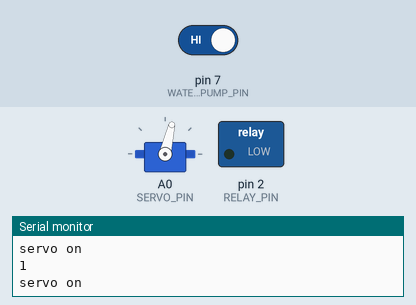
A sketch run on a simulated Arduino Uno, built with avr-gcc and run on an emulated ATmega328P. On the bench: servo, switched loads named in the sketch (green lamp = pin HIGH), the last lines printed to the serial monitor. Inputs (shaded band) come from the test bench; at power-on: pin 7 (WATER_PUMP_PIN) HIGH.

Above: at 1.2 s.
1.3 s: pin 7 (WATER_PUMP_PIN) driven LOW
At 2.91 s:
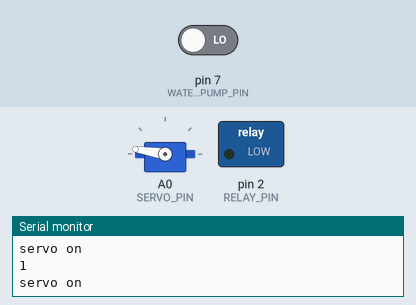
At 6.7 s:
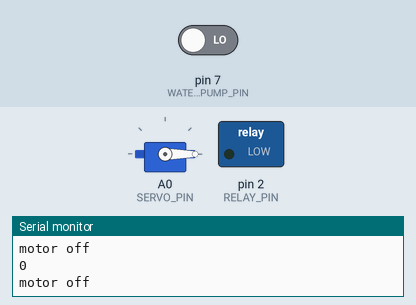
Timing chart, 0 to 8.2 s (numbered marks = the images above; inputs shaded):
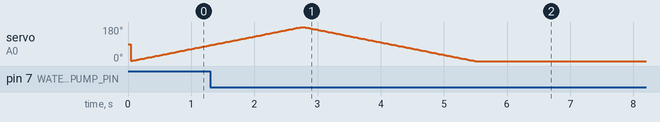

The sketch:

SERVO-UNO.ino
```cpp
#include <Servo.h>

#define RELAY_PIN 2        // Pin number for the relay
#define SERVO_PIN A0       // Pin number for the servo motor
#define WATER_PUMP_PIN 7   // Pin number for the water pump control

Servo myservo;            // Servo object to control the servo motor
unsigned long previousMillis = 0; // Variable to store previous time for servo motor
const unsigned long servoInterval = 10; // Interval to run the servo motor (in milliseconds)
const unsigned long servoOffTime = 10;  // Time to turn off the servo motor (in milliseconds)
bool motorRunning = false; // Flag to indicate if motor is currently running

void setup() {
  pinMode(RELAY_PIN, OUTPUT);   // Set relay pin as output
  digitalWrite(RELAY_PIN, LOW); // Turn off the relay pin initially
  pinMode(WATER_PUMP_PIN, INPUT_PULLUP); // Set water pump control pin as input with internal pull-up resistor
  myservo.attach(SERVO_PIN);    // Attach servo motor to the respective pin
  Serial.begin(9600);          // Start serial communication
}

void loop() {
  unsigned long currentMillis = millis();  // Get current time
  int waterPumpStatus = digitalRead(WATER_PUMP_PIN); // Read water pump control pin
   Serial.println(waterPumpStatus);
  // Run the servo motor for 5 seconds if water pump control pin is HIGH
  if (waterPumpStatus == HIGH) {
    Serial.println("servo on");
    if (currentMillis - previousMillis >= servoInterval) {
      previousMillis = currentMillis;
      for (int pos = 0; pos <= 180; pos += 1) {
        myservo.write(pos);
        delay(15);
      }
      // Move servo motor to 90 degrees
      delay(servoOffTime); // Keep the servo motor on for 2 seconds
      for (int pos = 180; pos >= 0; pos -= 1) {
        myservo.write(pos);
        delay(15);
      }
      // Move servo motor to 0 degrees
    }
if (!motorRunning && waterPumpStatus != 0 && (currentMillis - previousMillis >= 10000)) {
    previousMillis = currentMillis;
    digitalWrite(RELAY_PIN, HIGH); // Turn on the relay pin to run the motor
    Serial.println("motor on");
    motorRunning = true; // Set motorRunning flag to true
  }
  }

  // Turn on the relay pin if water pump control pin is HIGH and motor is not running


  // Turn off the relay pin if water pump control pin is LOW
  if (waterPumpStatus == LOW) {
    digitalWrite(RELAY_PIN, LOW); // Turn off the relay pin to stop the motor
    myservo.write(0); // Set servo motor to 0 degrees
    Serial.println("motor off");
    motorRunning = false; // Set motorRunning flag to false
  }
}
```

Measured:
- after the input at 1.3 s, servo on A0 (SERVO_PIN): goes on until 5.5 s, then stays 0°
